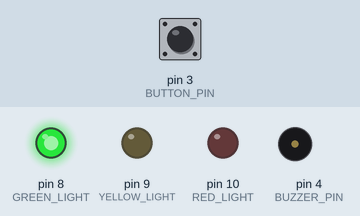
A program run on a simulated Arduino Uno, built with avr-gcc and run on an emulated ATmega328P. On the bench: output pins drawn as LEDs (lit = HIGH), buzzer (waves = sounding, pin HIGH). The test bench sets the inputs (shaded band); at power-on: pin 3 (BUTTON_PIN) LOW.

Above: at 1.2 s.
1.3 s: pin 3 (BUTTON_PIN) pulled HIGH for 0.15 s
At 6.9 s:
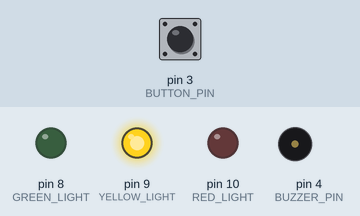
At 19.5 s:
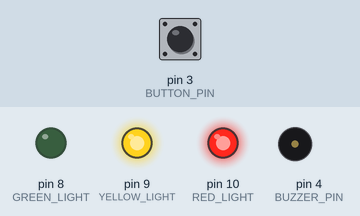
Timing chart, 0 to 19.8 s (numbered marks = the images above; inputs shaded):
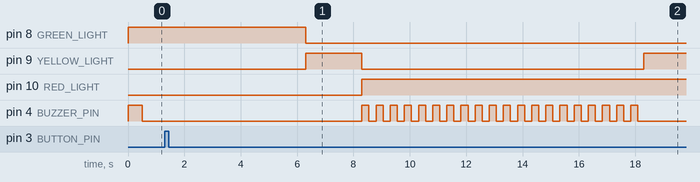

Measured:
- after the input at 1.3 s, pin 8 (GREEN_LIGHT): HIGH → LOW after 5.0 s; pin 9 (YELLOW_LIGHT): LOW → HIGH after 5.0 s, → LOW 2.0 s later, → HIGH 10.0 s later; pin 10 (RED_LIGHT): LOW → HIGH after 7.0 s; pin 4 (BUZZER_PIN): alternates HIGH for 0.25 s and LOW for 0.25 s, 40 changes in all, then stays LOW, starting after 7.0 s

The program:

main.cpp
```cpp
#include <Arduino.h>
#include <Wire.h>
#define BUTTON_PIN 3
#define BUZZER_PIN 4
#define RED_LIGHT 10
#define YELLOW_LIGHT 9
#define GREEN_LIGHT 8

#define RED_STATE 0
#define RED_YELLOW_STATE 1
#define YELLOW_STATE 2
#define GREEN_STATE 3

#define RED_TIMER 10000
#define YELLOW_RED_YELLOW_TIMER 2000
#define MIN_GREEN_TIMER 5000

#define GREEN_BUZZER_ON 500
#define GREEN_BUZZER_OFF 1500

#define RED_BUZZER_ON 250
#define RED_BUZZER_OFF 250

int tl_state;
unsigned char from_green;
unsigned char buzzer_state;
unsigned long tl_timer;
unsigned long buzzer_timer;
void setup()
{
    pinMode(BUTTON_PIN, INPUT);
    pinMode(BUZZER_PIN, OUTPUT);
    pinMode(RED_LIGHT, OUTPUT);
    pinMode(YELLOW_LIGHT, OUTPUT);
    pinMode(GREEN_LIGHT, OUTPUT);
    tl_state = GREEN_STATE;
    Serial.begin(9600);
    tl_timer = 0;
    buzzer_timer = millis() + GREEN_BUZZER_ON;
    buzzer_state = 0;
    digitalWrite(BUZZER_PIN, HIGH);
    // put your setup code here, to run once:
}
// DEBUG functions
//-----------------------------------------------------------
void turn_all_leds_on()
{
    digitalWrite(RED_LIGHT, HIGH);
    digitalWrite(YELLOW_LIGHT, HIGH);
    digitalWrite(GREEN_LIGHT, HIGH);
}
void turn_all_leds_off()
{
    digitalWrite(RED_LIGHT, LOW);
    digitalWrite(YELLOW_LIGHT, LOW);
    digitalWrite(GREEN_LIGHT, LOW);
}
//----------------------------------------------------------
void loop()
{
    switch(tl_state)
    {
        case GREEN_STATE:
        {
            if(millis()>buzzer_timer && buzzer_state == 0)
            {
                //Serial.println("BUZZER OFF");
                //Serial.println(millis() - buzzer_timer);
                 buzzer_state =1;
                 buzzer_timer = millis() + GREEN_BUZZER_OFF;
                 digitalWrite(BUZZER_PIN, LOW);
            }
            if(millis() > buzzer_timer && buzzer_state == 1)
            {
                //Serial.print("BUZZER ON");
                //Serial.print(millis() - buzzer_timer);
                buzzer_state = 0;
                buzzer_timer = millis() + GREEN_BUZZER_ON;
                digitalWrite(BUZZER_PIN, HIGH);
            }
            digitalWrite(GREEN_LIGHT, HIGH);
            if(digitalRead(BUTTON_PIN))
            {
                delay(5000);
                tl_state = YELLOW_STATE;
                digitalWrite(GREEN_LIGHT, LOW);
                tl_timer = millis()+YELLOW_RED_YELLOW_TIMER;
                digitalWrite(BUZZER_PIN, LOW);
            }
            break;

        }

        case YELLOW_STATE:
        {
            digitalWrite(YELLOW_LIGHT, HIGH);
            if(millis() > tl_timer)
            {
                digitalWrite(YELLOW_LIGHT, LOW);
                    tl_timer = millis() + RED_TIMER;
                    tl_state = RED_STATE;
                    buzzer_timer = millis()+ 250;
                    buzzer_state = 0;
                    digitalWrite(BUZZER_PIN, HIGH);
            }
            break;
        }
        case RED_STATE:
        {

            digitalWrite(RED_LIGHT, HIGH);
            if(millis() > buzzer_timer && buzzer_state == 0)
            {

                buzzer_state =1;
                buzzer_timer = millis() + RED_BUZZER_OFF;
                digitalWrite(BUZZER_PIN, LOW);
            }
            if(millis() > buzzer_timer && buzzer_state == 1)
            {
                buzzer_state = 0;
                buzzer_timer = millis() + RED_BUZZER_ON;
                digitalWrite(BUZZER_PIN, HIGH);
            }
            if(digitalRead(BUTTON_PIN))
            {
                tl_timer =millis()+ RED_TIMER;
            }
            if(millis() > tl_timer)
            {
                digitalWrite(RED_LIGHT, LOW);
                tl_timer = millis() + YELLOW_RED_YELLOW_TIMER;
                tl_state = RED_YELLOW_STATE;
            }
            break;
        }
        case RED_YELLOW_STATE:
        {
            digitalWrite(RED_LIGHT, HIGH);
            digitalWrite(YELLOW_LIGHT, HIGH);
            if(millis() > tl_timer)
            {
                digitalWrite(RED_LIGHT, LOW);
                digitalWrite(YELLOW_LIGHT, LOW);
                //tl_timer = millis()+ YELLOW_RED_YELLOW_TIMER;
                tl_state = GREEN_STATE;
                digitalWrite(BUZZER_PIN, HIGH);
            }
            break;
        }
    }
    /*
    switch(tl_state)
    {
        case RED_STATE:
        {
            digitalWrite(RED_LIGHT, HIGH);
            if(buzzer_timer > millis() && buzzer_state == 0)
            {
              digitalWrite(BUZZER_PIN, HIGH);
            }
            else if(buzzer_timer > millis() && buzzer_state == 1)
            {
                digitalWrite(BUZZER_PIN, LOW);
            }
            //digitalWrite(BUZZER_PIN, HIGH);
            if(millis() > buzzer_timer)
            {
                if(buzzer_state == 0)
                {
                    buzzer_state = 1;
                }
                else
                {
                    buzzer_state = 0;
                }
                buzzer_timer = millis()+ RED_BUZZER_ON;
            }
            if(millis() > tl_timer)
            {
                digitalWrite(RED_LIGHT, LOW);
                tl_timer = millis() + YELLOW_RED_YELLOW_TIMER;
                tl_state = RED_YELLOW_STATE;
                digitalWrite(BUZZER_PIN, LOW);
                buzzer_state = 0;
            }
            break;
        }
        case RED_YELLOW_STATE:
        {
            digitalWrite(RED_LIGHT, HIGH);
            digitalWrite(YELLOW_LIGHT, HIGH);
            if(millis() > tl_timer)
            {
                digitalWrite(RED_LIGHT, LOW);
                digitalWrite(YELLOW_LIGHT, LOW);
                tl_timer = millis()+ YELLOW_RED_YELLOW_TIMER;
                tl_state = YELLOW_STATE;
            }
            break;
        }
        case YELLOW_STATE:
        {
            digitalWrite(YELLOW_LIGHT, HIGH);
            if(millis() > tl_timer)
            {
                digitalWrite(YELLOW_LIGHT, LOW);

                if(from_green == 0)
                {
                    tl_timer = millis()+ MIN_GREEN_TIMER;
                    tl_state = GREEN_STATE;
                }
                else
                {
                    tl_timer = millis() + RED_TIMER;
                    tl_state = RED_STATE;
                    buzzer_timer += millis()+ 250;
                    from_green = 0;
                }
            }
            break;
        }
        case GREEN_STATE:
        {
            digitalWrite(GREEN_LIGHT, HIGH);
            GREEN
            if(digitalRead(BUTTON_PIN))
            {
                tl_timer = millis() + MIN_GREEN_TIMER;
            }
            if(millis() > tl_timer)
            {
                digitalWrite(GREEN_LIGHT,LOW);
                tl_timer = millis()+ YELLOW_RED_YELLOW_TIMER;
                from_green = 1;
                tl_state = YELLOW_STATE;
            }
        }
    }*/
    // if(digitalRead(BUTTON_PIN))
    // {
    //     turn_all_leds_on();
    // }
    // else
    // {
    //     turn_all_leds_off();
    // }
    // delay(100);
    // put your main code here, to run repeatedly:
}
```
